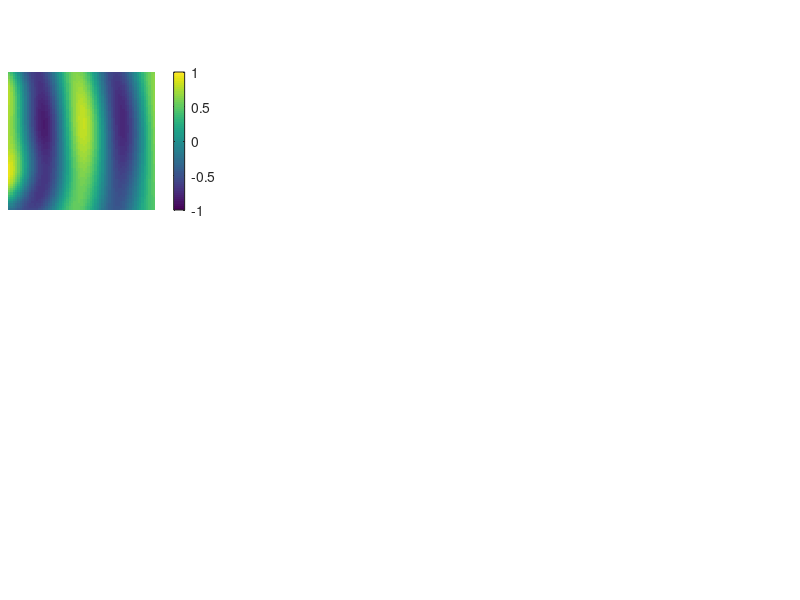

Write the MATLAB code that produced this figure. (Note: this script raises an error after producing the figure.)
clear
clc

subplot('Position',[0.01 0.65 0.23 0.23]);
load('phi_circle_k_60_V_190.mat')
temp=phi(1,:,:);
temp=reshape(temp,[64,64]);
pcolor(temp);hold on
shading flat;
axis off
caxis([-1 1]);
c=colorbar;
c.Location = 'northoutside';
set(gca,'fontsize',15)
Nj = 200;
Rj=7; 
thetj= linspace(0,2*pi,Nj+1);
thetj = thetj(1:Nj);
Zj=Rj*exp(sqrt(-1)*thetj)+53+55*sqrt(-1);
fill(real(Zj),imag(Zj),[191.0000   24.0000   36.5000]/255,'linewidth',1.5);
text(0.05,1.14,'Re $\psi_1$','Units', 'Normalized','fontsize',15,'interpreter','latex')

text(0.025,0.9,'(a)','Units', 'Normalized','fontsize',17)

subplot('Position',[0.25 0.65 0.23 0.23]);
load('data_6_design.mat')
temp=phi(1,:,:);
temp=reshape(temp,[64,64]);
pcolor(temp)
shading flat;
axis off
caxis([-1 1]);
text(0.025,0.9,'(b)','Units', 'Normalized','fontsize',17)

subplot('Position',[0.52 0.65 0.23 0.23]);
load('phi_star_k_85_V_190.mat')
temp=phi(1,:,:);
temp=reshape(temp,[64,64]);
pcolor(temp);hold on
shading flat;
axis off
caxis([-1.5 1.5]);
c=colorbar;
c.Location = 'northoutside';
set(gca,'fontsize',15)

load('data_star.mat')
r_scale=8;
Nj = 50*4;
Rj=r_scale; 
thetj= linspace(0,2*pi,Nj+1);
thetj = thetj(1:Nj);
r=Rj./((1/a*abs(cos(thetj*m/4))).^n2+(1/b*abs(sin(thetj*m/4))).^n3).^(1/n1);
Zj=r.*exp(sqrt(-1)*thetj)+53+55*sqrt(-1);
fill(real(Zj),imag(Zj),[191.0000   24.0000   36.5000]/255,'linewidth',1.5);
text(0.05,1.14,'Re $\psi_1$','Units', 'Normalized','fontsize',15,'interpreter','latex')

text(0.025,0.9,'(c)','Units', 'Normalized','fontsize',17)

subplot('Position',[0.76 0.65 0.23 0.23]);
load('data_85_design.mat')
temp=phi(1,:,:);
temp=reshape(temp,[64,64]);
pcolor(temp)
shading flat;
axis off
caxis([-1.5 1.5]);
text(0.025,0.9,'(d)','Units', 'Normalized','fontsize',17)

subplot('Position',[0.17 0.115 0.75 0.5]);

load('data_fidelity.mat')

fill([5.81 6.025 6.025 5.81 5.81],[0.8 0.8 1 1 0.8],[207 207 207]/255,'LineStyle','none');hold on
fill([7.04 9.114 9.114 8.04 8.04],[0.8 0.8 1 1 0.8],[207 207 207]/255,'LineStyle','none');hold on

h1=plot(E_choose,F_circle,'linewidth',1.5,'color',[31 119 180]/255);hold on;
h2=plot(E_choose,F_star,'linewidth',1.5,'color',[255 127 14]/255);hold on;
plot(6,0.979,'.','color',[31 119 180]/255,'markersize',20);hold on
plot(8.5,0.9875,'.','color',[255 127 14]/255,'markersize',20);hold on

axPos = get(gca,'Position');
xMinMax = xlim;
yMinMax = ylim;
x1Annotation = axPos(1) + ((7  - xMinMax(1))/(xMinMax(2)-xMinMax(1))) * axPos(3);
x2Annotation = axPos(1) + ((7  - xMinMax(1))/(xMinMax(2)-xMinMax(1))) * axPos(3);
y1Annotation = axPos(2) + ((0.9- yMinMax(1))/(yMinMax(2)-yMinMax(1))) * axPos(4);
y2Annotation = axPos(2) + ((1- yMinMax(1))/(yMinMax(2)-yMinMax(1))) * axPos(4);
annotation('textarrow',[x1Annotation x2Annotation],[y1Annotation y2Annotation],'color',[31 119 180]/255);

axPos = get(gca,'Position');
xMinMax = xlim;
yMinMax = ylim;
x1Annotation = axPos(1) + ((7  - xMinMax(1))/(xMinMax(2)-xMinMax(1))) * axPos(3);
x2Annotation = axPos(1) + ((7  - xMinMax(1))/(xMinMax(2)-xMinMax(1))) * axPos(3);
y1Annotation = axPos(2) + ((0.9- yMinMax(1))/(yMinMax(2)-yMinMax(1))) * axPos(4);
y2Annotation = axPos(2) + ((1- yMinMax(1))/(yMinMax(2)-yMinMax(1))) * axPos(4);
annotation('textarrow',[x1Annotation x2Annotation],[y1Annotation y2Annotation],'color',[255 127 14]/255);

axis([5 10 0.8 1])

xlabel('$E$','interpreter','latex')
ylabel('Fidelity','interpreter','latex')
h=legend([h1,h2],'$|\psi_{design}\psi^*_{circle}|$','$|\psi_{design}\psi^*_{star}|$','location','southeast');
set(h,'interpreter','latex')
set(gca,'fontsize',15)

text(-0.2,1,'(e)','Units', 'Normalized','fontsize',17)

set(gcf,'position',[100 100 500 500])